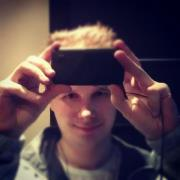
#> input picture faces/09391772.jpeg, 180 x 180 px; its folder holds only this picture in this run
$ jupyter execute --allow-errors Untitled.ipynb   (shell and % lines are left out)
#> lines starting #> are read from the running program, lines starting #| are printed output that depends on the picture
#> further down, img is the input picture: shape (180, 180, 3); mean R, G, B 85, 64.2, 73.2
[cell 1]
import cv2
import os
import numpy as np
import skimage
import skimage.io
import skimage.transform

[cell 2]
from matplotlib import pyplot as plt

[cell 3]
images = dict()

#> (a cell that did not finish here is left out)

[cell 5]
plt.imshow(img)

[cell 6]
import cv2

num_down = 2       # number of downsampling steps
num_bilateral = 7  # number of bilateral filtering steps

img_rgb = img.astype(np.float32)

# downsample image using Gaussian pyramid
img_color = img_rgb
for _ in xrange(num_down):
    img_color = cv2.pyrDown(img_color)
#> this loop made 2 passes
#> pass 1, `img_color = cv2.pyrDown(img_color)`:
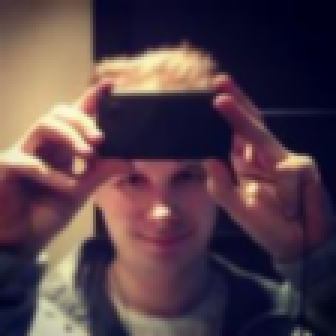
#> img_color: shape (112, 112, 3) float32 (shown 3 times larger); mean R, G, B 0.334, 0.252, 0.287
#> pass 2, `img_color = cv2.pyrDown(img_color)`:
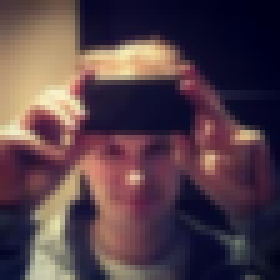
#> img_color: shape (56, 56, 3) float32 (shown 5 times larger); mean R, G, B 0.335, 0.252, 0.287

# repeatedly apply small bilateral filter instead of
# applying one large filter
for _ in xrange(num_bilateral):
    img_color = cv2.bilateralFilter(img_color, d=9,
                                    sigmaColor=9,
                                    sigmaSpace=7)
#> this loop made 7 passes
#> pass 1, `img_color = cv2.bilateralFilter(img_color, d=9, sigmaColor=9, sigmaSpa..`:
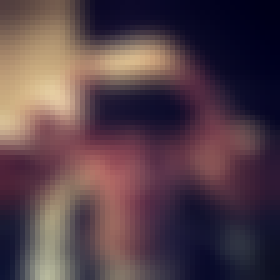
#> img_color: shape (56, 56, 3) float32 (shown 5 times larger); mean R, G, B 0.335, 0.252, 0.288
#> pass 2, `img_color = cv2.bilateralFilter(img_color, d=9, sigmaColor=9, sigmaSpa..`:
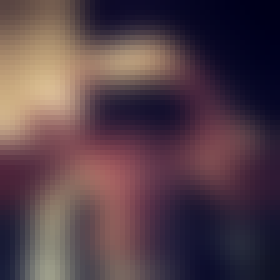
#> img_color: shape (56, 56, 3) float32 (shown 5 times larger); mean R, G, B 0.335, 0.253, 0.288
#> after the loop:
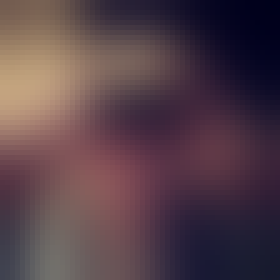
#> img_color: shape (56, 56, 3) float32 (shown 5 times larger); mean R, G, B 0.337, 0.253, 0.288
# upsample image to original size
for _ in xrange(num_down):
    img_color = cv2.pyrUp(img_color)

$ run again, on faces/243745538.jpeg
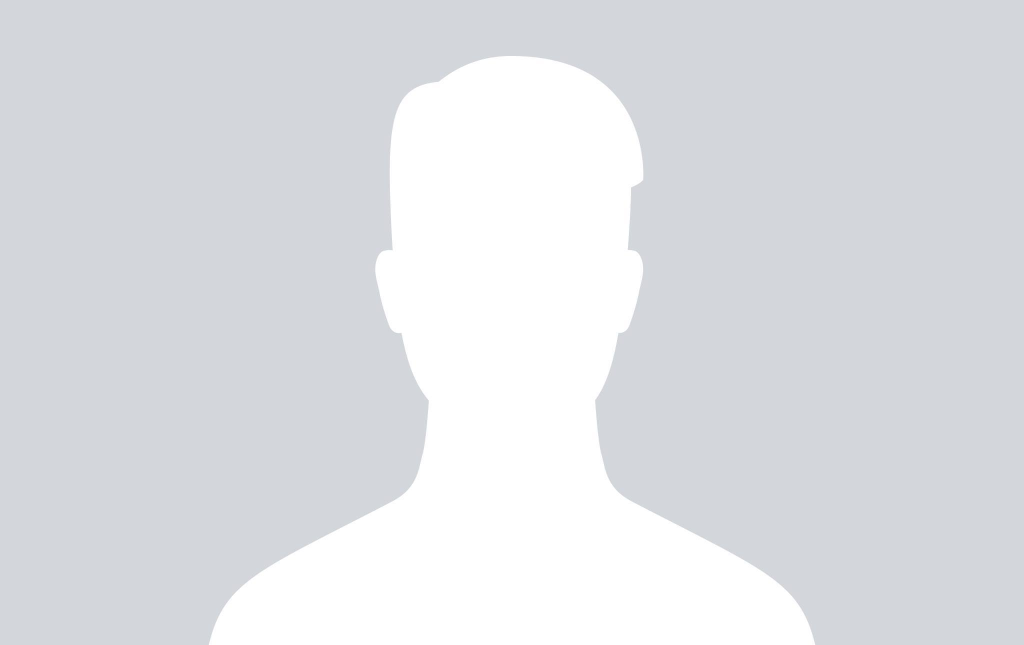
#> input picture faces/243745538.jpeg, 2048 x 1290 px (shown at 1/2 size)
#> img is the input picture: shape (1290, 2048, 3); mean R, G, B 221.9, 224.2, 227.9
#> `img = skimage.transform.resize(img, (224, 224, 3))`:
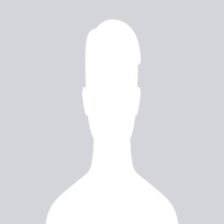
#> img: shape (224, 224, 3) float64; mean R, G, B 0.87, 0.879, 0.894
#> the loop `for _ in xrange(num_bilateral):` made 7 passes
#> pass 2, `img_color = cv2.bilateralFilter(img_color, d=9, sigmaColor=9, sigmaSpa..`:
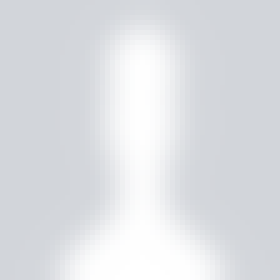
#> img_color: shape (56, 56, 3) float32 (shown 5 times larger); mean R, G, B 0.87, 0.878, 0.893

$ run again, on faces/20560292.jpeg
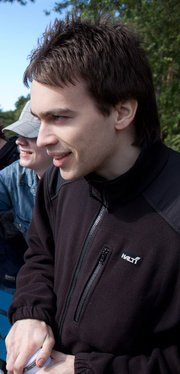
#> input picture faces/20560292.jpeg, 180 x 374 px
#> img is the input picture: shape (374, 180, 3); mean R, G, B 64.6, 61.4, 66.1
#> `img = skimage.transform.resize(img, (224, 224, 3))`:
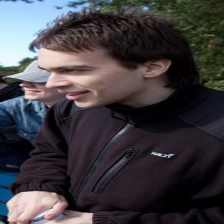
#> img: shape (224, 224, 3) float64; mean R, G, B 0.253, 0.241, 0.259
#> after the loop `for _ in xrange(num_bilateral):`:
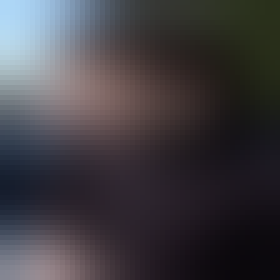
#> img_color: shape (56, 56, 3) float32 (shown 5 times larger); mean R, G, B 0.255, 0.243, 0.262
